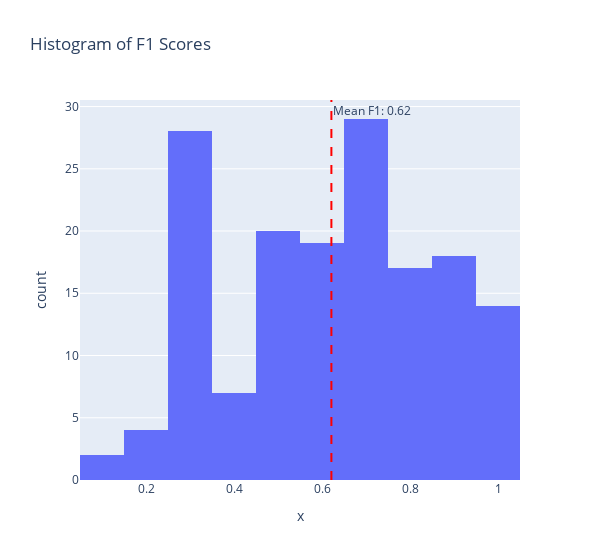

This figure's notebook cell:
### Code cell
import plotly.express as px

# Histogram of F1 scores
n_bins = 15
mean_f1_score = np.mean(f1_scores)
fig = px.histogram(x=f1_scores, nbins=n_bins, title="Histogram of F1 Scores", width=600)
# Red vertical line for the mean
fig.add_vline(x=mean_f1_score, line_dash="dash", line_color="red", annotation_text=f"Mean F1: {mean_f1_score:.2f}")
fig.show()

### Figure 1 — Plotly figure (JSON) as saved in the notebook; plotly's stock layout.template omitted (floating-point values rounded to 4 significant figures; data arrays with more than 128 entries replaced by an {"elided": "..."} marker saying what was removed)
{"data": [{"alignmentgroup": "True", "bingroup": "x", "hovertemplate": "x=%{x}<br>count=%{y}<extra></extra>", "legendgroup": "", "marker": {"color": "#636efa", "pattern": {"shape": ""}}, "name": "", "nbinsx": 15, "offsetgroup": "", "orientation": "v", "showlegend": false, "type": "histogram", "x": {"elided": "158 float values"}, "xaxis": "x", "yaxis": "y"}], "layout": {"annotations": [{"showarrow": false, "text": "Mean F1: 0.62", "x": 0.6213, "xanchor": "left", "xref": "x", "y": 1, "yanchor": "top", "yref": "y domain"}], "barmode": "relative", "legend": {"tracegroupgap": 0}, "shapes": [{"line": {"color": "red", "dash": "dash"}, "type": "line", "x0": 0.6213, "x1": 0.6213, "xref": "x", "y0": 0, "y1": 1, "yref": "y domain"}], "title": {"text": "Histogram of F1 Scores"}, "width": 600, "xaxis": {"anchor": "y", "domain": [0, 1], "title": {"text": "x"}}, "yaxis": {"anchor": "x", "domain": [0, 1], "title": {"text": "count"}}}}
